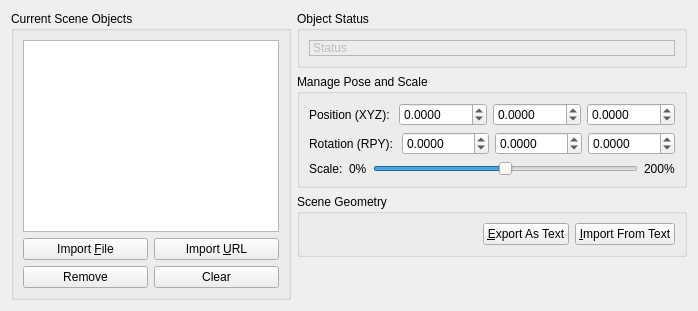
     <widget class="QWidget" name="scene_collision_objects">
      <attribute name="title">
       <string>Scene Objects</string>
      </attribute>
      <layout class="QGridLayout" name="gridLayout_4">
       <item row="0" column="1">
        <widget class="QGroupBox" name="groupBox_5">
         <property name="title">
          <string>Object Status</string>
         </property>
         <layout class="QVBoxLayout" name="verticalLayout_12">
          <item>
           <widget class="QLabel" name="object_status">
            <property name="enabled">
             <bool>false</bool>
            </property>
            <property name="frameShape">
             <enum>QFrame::StyledPanel</enum>
            </property>
            <property name="frameShadow">
             <enum>QFrame::Raised</enum>
            </property>
            <property name="text">
             <string>Status</string>
            </property>
            <property name="textFormat">
             <enum>Qt::AutoText</enum>
            </property>
           </widget>
          </item>
         </layout>
        </widget>
       </item>
       <item row="1" column="1">
        <widget class="QGroupBox" name="groupBox_4">
         <property name="title">
          <string>Manage Pose and Scale</string>
         </property>
         <layout class="QVBoxLayout" name="verticalLayout_6">
          <item>
           <layout class="QHBoxLayout" name="horizontalLayout_6">
            <item>
             <widget class="QLabel" name="label_4">
              <property name="text">
               <string>Position (XYZ): </string>
              </property>
             </widget>
            </item>
            <item>
             <widget class="QDoubleSpinBox" name="object_x">
              <property name="decimals">
               <number>4</number>
              </property>
              <property name="minimum">
               <double>-1000.000000000000000</double>
              </property>
              <property name="maximum">
               <double>1000.000000000000000</double>
              </property>
             </widget>
            </item>
            <item>
             <widget class="QDoubleSpinBox" name="object_y">
              <property name="decimals">
               <number>4</number>
              </property>
              <property name="minimum">
               <double>-1000.000000000000000</double>
              </property>
              <property name="maximum">
               <double>1000.000000000000000</double>
              </property>
             </widget>
            </item>
            <item>
             <widget class="QDoubleSpinBox" name="object_z">
              <property name="decimals">
               <number>4</number>
              </property>
              <property name="minimum">
               <double>-1000.000000000000000</double>
              </property>
              <property name="maximum">
               <double>1000.000000000000000</double>
              </property>
             </widget>
            </item>
           </layout>
          </item>
          <item>
           <layout class="QHBoxLayout" name="horizontalLayout_4">
            <item>
             <widget class="QLabel" name="label_13">
              <property name="text">
               <string>Rotation (RPY):</string>
              </property>
             </widget>
            </item>
            <item>
             <widget class="QDoubleSpinBox" name="object_rx">
              <property name="decimals">
               <number>4</number>
              </property>
              <property name="minimum">
               <double>-3.140000000000000</double>
              </property>
              <property name="maximum">
               <double>3.140000000000000</double>
              </property>
              <property name="singleStep">
               <double>0.200000000000000</double>
              </property>
             </widget>
            </item>
            <item>
             <widget class="QDoubleSpinBox" name="object_ry">
              <property name="decimals">
               <number>4</number>
              </property>
              <property name="minimum">
               <double>-3.140000000000000</double>
              </property>
              <property name="maximum">
               <double>3.140000000000000</double>
              </property>
              <property name="singleStep">
               <double>0.200000000000000</double>
              </property>
             </widget>
            </item>
            <item>
             <widget class="QDoubleSpinBox" name="object_rz">
              <property name="decimals">
               <number>4</number>
              </property>
              <property name="minimum">
               <double>-3.140000000000000</double>
              </property>
              <property name="maximum">
               <double>3.140000000000000</double>
              </property>
              <property name="singleStep">
               <double>0.200000000000000</double>
              </property>
             </widget>
            </item>
           </layout>
          </item>
          <item>
           <layout class="QHBoxLayout" name="horizontalLayout_5">
            <item>
             <widget class="QLabel" name="label">
              <property name="text">
               <string>Scale:</string>
              </property>
             </widget>
            </item>
            <item>
             <widget class="QLabel" name="label_17">
              <property name="text">
               <string>0%</string>
              </property>
             </widget>
            </item>
            <item>
             <widget class="QSlider" name="scene_scale">
              <property name="minimumSize">
               <size>
                <width>160</width>
                <height>0</height>
               </size>
              </property>
              <property name="maximum">
               <number>200</number>
              </property>
              <property name="value">
               <number>100</number>
              </property>
              <property name="sliderPosition">
               <number>100</number>
              </property>
              <property name="orientation">
               <enum>Qt::Horizontal</enum>
              </property>
              <property name="invertedAppearance">
               <bool>false</bool>
              </property>
              <property name="tickPosition">
               <enum>QSlider::NoTicks</enum>
              </property>
              <property name="tickInterval">
               <number>0</number>
              </property>
             </widget>
            </item>
            <item>
             <widget class="QLabel" name="label_18">
              <property name="text">
               <string>200%</string>
              </property>
             </widget>
            </item>
           </layout>
          </item>
         </layout>
        </widget>
       </item>
       <item row="2" column="1">
        <widget class="QGroupBox" name="groupBox3">
         <property name="title">
          <string>Scene Geometry</string>
         </property>
         <layout class="QHBoxLayout" name="horizontalLayout_14">
          <item>
           <spacer name="horizontalSpacer_2">
            <property name="orientation">
             <enum>Qt::Horizontal</enum>
            </property>
            <property name="sizeHint" stdset="0">
             <size>
              <width>40</width>
              <height>20</height>
             </size>
            </property>
           </spacer>
          </item>
          <item>
           <widget class="QPushButton" name="export_scene_text_button">
            <property name="text">
             <string>&amp;Export As Text</string>
            </property>
           </widget>
          </item>
          <item>
           <widget class="QPushButton" name="import_scene_text_button">
            <property name="text">
             <string>&amp;Import From Text</string>
            </property>
           </widget>
          </item>
         </layout>
        </widget>
       </item>
       <item row="3" column="1">
        <spacer name="verticalSpacer_4">
         <property name="orientation">
          <enum>Qt::Vertical</enum>
         </property>
         <property name="sizeHint" stdset="0">
          <size>
           <width>20</width>
           <height>40</height>
          </size>
         </property>
        </spacer>
       </item>
       <item row="0" column="0" rowspan="4">
        <widget class="QGroupBox" name="groupBox_8">
         <property name="toolTip">
          <string>Press Ctrl+C to duplicate an object</string>
         </property>
         <property name="title">
          <string>Current Scene Objects</string>
         </property>
         <layout class="QGridLayout" name="gridLayout_8">
          <item row="1" column="1">
           <widget class="QPushButton" name="import_url_button">
            <property name="text">
             <string>Import &amp;URL</string>
            </property>
           </widget>
          </item>
          <item row="3" column="1">
           <widget class="QPushButton" name="clear_scene_button">
            <property name="text">
             <string>Clear</string>
            </property>
           </widget>
          </item>
          <item row="3" column="0">
           <widget class="QPushButton" name="remove_object_button">
            <property name="text">
             <string>Remove</string>
            </property>
           </widget>
          </item>
          <item row="0" column="0" colspan="2">
           <widget class="QListWidget" name="collision_objects_list">
            <property name="editTriggers">
             <set>QAbstractItemView::DoubleClicked|QAbstractItemView::EditKeyPressed</set>
            </property>
           </widget>
          </item>
          <item row="1" column="0">
           <widget class="QPushButton" name="import_file_button">
            <property name="text">
             <string>Import &amp;File</string>
            </property>
           </widget>
          </item>
         </layout>
        </widget>
       </item>
      </layout>
     </widget>
